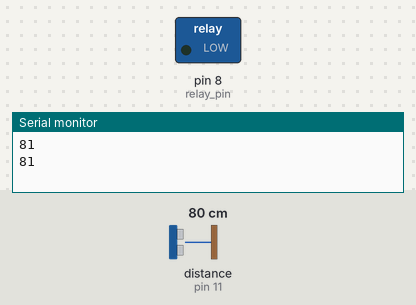
The sketch below on a simulated Arduino Uno, built with avr-gcc and run on an emulated ATmega328P. On the bench: switched loads named in the sketch (green lamp = pin HIGH), the last lines printed to the serial monitor. Dashed ring = blinking. The test bench sets the inputs (shaded band); at power-on: distance to the obstacle (sensor on pin 11) 80 cm. The echo pulse lasts 58.3 µs per cm.

Above: at 1.2 s.
1.3 s: distance to the obstacle (sensor on pin 11) set to 66 cm
At 2.4 s:
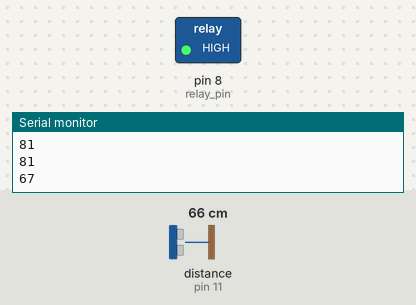
5.2 s: distance to the obstacle (sensor on pin 11) set to 120 cm
At 5.9 s:
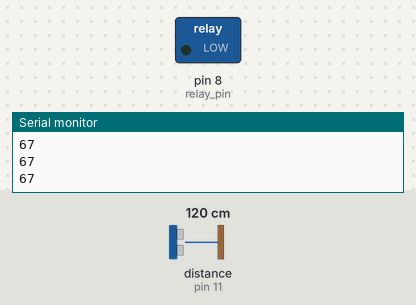
6.7 s: distance to the obstacle (sensor on pin 11) set to 2 cm
At 7.8 s:
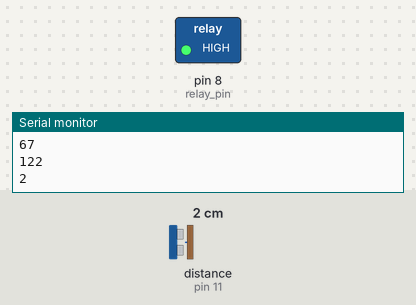
Timing chart, 0 to 16.6 s (numbered marks = the images above; inputs shaded):
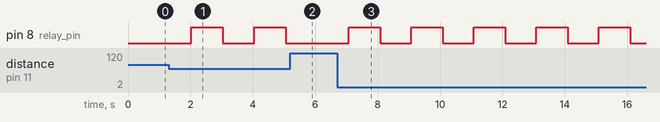

The sketch:

ultrasonic.ino
```cpp
#include <NewPing.h>

const int distance = 70;
const int relay_pin = 8;

const int trig_pin = 10;
const int echo_pin = 11;
NewPing sonar(trig_pin, echo_pin, 200);  // sensor function

void setup() {
  pinMode(relay_pin, OUTPUT);

  Serial.begin(115200);
}

void loop() {
  Serial.println(sonar.ping_cm());

  if (sonar.ping_cm() <= distance) {
    digitalWrite(relay_pin, !digitalRead(relay_pin));
  }

  delay(1000);
}
```

Measured:
- the behaviour switches between 70 and 69 cm on distance to the obstacle (sensor on pin 11) (found by bisection; images 0 and 1)
- after the input at 1.3 s, pin 8 (relay_pin): alternates HIGH for 1.0 s and LOW for 1.0 s, starting after 0.73 s
- after the input at 5.2 s, pin 8 (relay_pin): stays LOW (without the input it goes to HIGH after 0.87 s)
- after the input at 6.7 s, pin 8 (relay_pin): alternates HIGH for 1.0 s and LOW for 1.0 s, starting after 0.38 s
